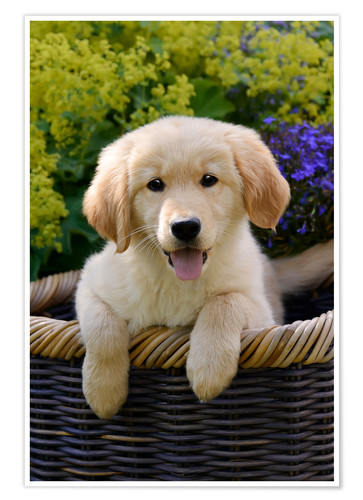
#> input picture 24/23.jpg, 363 x 500 px
$ python 'questão24.py'
#> lines starting #> are read from the running program, lines starting #| are printed output that depends on the picture; after the words box and inside, x2 and y2 are one past the last pixel; in counts of white or black regions, pixels touching at a corner belong together
#> further down, imcolor is the input picture: shape (500, 363, 3); mean B, G, R 108.1, 132.4, 136.7
#> `imcolor = cv2.resize(imcolor, (0,0), fx=0.4, fy=0.4)`:
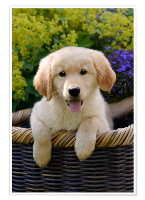
#> imcolor: shape (200, 145, 3); mean B, G, R 107.8, 132.2, 136.4
#Abrir uma imagem colorida e aplique a técnica Crescimento de Regiões (Region Growing). Para isto, pegue uma imagem qualquer real, com tanto que a mesma possua um objeto se destaque do fundo. Inicialize a semente com um clique neste objeto, conforme o Tópico 21 e encontre uma regra de adesão que seja capaz de segmentar este objeto. Aplique o Crescimento de Regiões de forma iterativa, em que o algoritmo irá estabilizar apenas quando a região parar de crescer. Este tópico diferencia-se do Tópico 23 por ser necessário encontrar uma regra que utilize os canais R, G e B simultanemante.

import cv2
import numpy as np

#vamos definir a varivel da nossa semente antes de tudo, pois iremos utiliza-la em diferentes funções
s = (0,0)

#Função Crescimento de Regiões
def CR(imcolor, s=None):

    #pega a forma da matriz/image
#> called with s = (0, 0)
    ls, cs = imcolor.shape[:2]
#> ls = 200; cs = 145

    #pega o ponto da semente (xc, yc)
    xc, yc = s

    #pegar a cor da matriz
    color = imcolor[xc, yc]
#> color = [255, 255, 255]

    #criar uma matriz de zeros com a mesma forma e tipo da imagem
    matrizzero = np.zeros_like(imcolor)

    #marca a semente na imagem
    matrizzero[xc, yc] = color
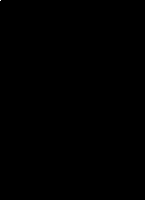
#> matrizzero: shape (200, 145, 3); 0% white in thin lines or dots, all inside (x1, y1, x2, y2) = (0, 0, 1, 1)

    #criando variáveis para o loop
    cr = 0
    pp =1

    while pp != cr:
        pp = cr
        cr = 0

        for l in range(ls):
            for c in range(cs):
                if np.array_equal(matrizzero[l, c], color): #se a duas matrizes tiverem a mesma
                    if np.array_equal(imcolor[l-1, c-1], color): #se a duas matrizes tiverem a mesma forma e elementos
                        matrizzero[l-1, c-1] = color #a matrizzero vai receber a matriz color
                        cr+=1
                    if np.array_equal(imcolor[l-1, c], color):
                        matrizzero[l-1, c] = color
                        cr+=1
                    if np.array_equal(imcolor[l-1, c+1], color):
                        matrizzero[l-1, c+1] = color
                        cr+=1
                    if np.array_equal(imcolor[l, c-1], color):
                        matrizzero[l, c-1] = color
                        cr+=1
                    if np.array_equal(imcolor[l, c+1], color):
                        matrizzero[l, c+1] = color
                        cr+=1
                    if np.array_equal(imcolor[l+1, c-1], color):
                        matrizzero[l+1, c-1] = color
                        cr+=1
                    if np.array_equal([l+1, c], color):
                        matrizzero[l+1, c] = color
                        cr+=1
                    if np.array_equal([l+1, c+1], color):
                        matrizzero[l+1, c+1] = color
                        cr+=1
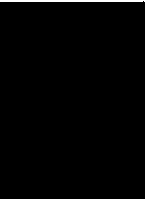
#> matrizzero: shape (200, 145, 3); 1.5% white; 2 white regions, box (x1, y1, x2, y2) and area: (0, 0, 145, 2) 289, (0, 199, 145, 200) 145
#> after the loop, cr = 866


        cv2.imshow('segmentada', matrizzero)
        cv2.waitKey(0)

    return matrizzero

def clique(event, x, y, flags, param):
    if event == cv2.EVENT_LBUTTONDOWN:
        global s


        s = (x,y)


if __name__ == '__main__':

    imcolor = cv2.imread('23.jpg')

    imcolor = cv2.resize(imcolor, (0,0), fx=0.4, fy=0.4)


    cv2.namedWindow('Original', 1)
    cv2.imshow('Original', imcolor)
    cv2.setMouseCallback('Original', clique)
    cv2.waitKey(0)

#> (the run stopped early here; a loop or call above may not have finished)
